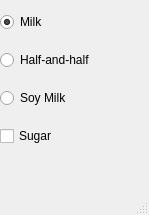
<?xml version="1.0" encoding="UTF-8"?>
<ui version="4.0">
 <class>Selectables</class>
 <widget class="QMainWindow" name="Selectables">
  <property name="geometry">
   <rect>
    <x>0</x>
    <y>0</y>
    <width>149</width>
    <height>215</height>
   </rect>
  </property>
  <property name="windowTitle">
   <string>Selectable Buttons</string>
  </property>
  <widget class="QWidget" name="centralwidget">
   <widget class="QWidget" name="verticalLayoutWidget">
    <property name="geometry">
     <rect>
      <x>0</x>
      <y>0</y>
      <width>141</width>
      <height>161</height>
     </rect>
    </property>
    <layout class="QVBoxLayout" name="verticalLayout">
     <item>
      <widget class="QRadioButton" name="radioButton_2">
       <property name="text">
        <string>Milk</string>
       </property>
       <property name="checked">
        <bool>true</bool>
       </property>
      </widget>
     </item>
     <item>
      <widget class="QRadioButton" name="radioButton_3">
       <property name="text">
        <string>Half-and-half</string>
       </property>
      </widget>
     </item>
     <item>
      <widget class="QRadioButton" name="radioButton">
       <property name="text">
        <string>Soy Milk</string>
       </property>
      </widget>
     </item>
     <item>
      <widget class="QCheckBox" name="checkBox">
       <property name="toolTip">
        <string>Check to add sugar</string>
       </property>
       <property name="text">
        <string>Sugar</string>
       </property>
      </widget>
     </item>
    </layout>
   </widget>
  </widget>
  <widget class="QMenuBar" name="menubar">
   <property name="geometry">
    <rect>
     <x>0</x>
     <y>0</y>
     <width>149</width>
     <height>25</height>
    </rect>
   </property>
  </widget>
  <widget class="QStatusBar" name="statusbar"/>
 </widget>
 <resources/>
 <connections/>
</ui>
